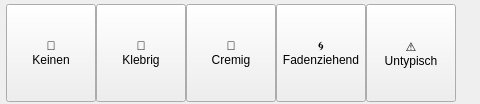
     <widget class="QWidget" name="ausflussContents">
      <property name="geometry">
       <rect>
        <x>0</x>
        <y>0</y>
        <width>480</width>
        <height>104</height>
       </rect>
      </property>
      <widget class="QPushButton" name="cardKeinAusfluss">
       <property name="geometry">
        <rect>
         <x>6</x>
         <y>4</y>
         <width>90</width>
         <height>98</height>
        </rect>
       </property>
       <property name="cursor">
        <cursorShape>PointingHandCursor</cursorShape>
       </property>
       <property name="text">
        <string>🚫
Keinen</string>
       </property>
       <property name="checkable">
        <bool>true</bool>
       </property>
       <property name="card" stdset="0">
        <string>true</string>
       </property>
      </widget>
      <widget class="QPushButton" name="cardKlebrig">
       <property name="geometry">
        <rect>
         <x>96</x>
         <y>4</y>
         <width>90</width>
         <height>98</height>
        </rect>
       </property>
       <property name="cursor">
        <cursorShape>PointingHandCursor</cursorShape>
       </property>
       <property name="text">
        <string>🍯
Klebrig</string>
       </property>
       <property name="checkable">
        <bool>true</bool>
       </property>
       <property name="card" stdset="0">
        <string>true</string>
       </property>
      </widget>
      <widget class="QPushButton" name="cardCremig">
       <property name="geometry">
        <rect>
         <x>186</x>
         <y>4</y>
         <width>90</width>
         <height>98</height>
        </rect>
       </property>
       <property name="cursor">
        <cursorShape>PointingHandCursor</cursorShape>
       </property>
       <property name="text">
        <string>🤍
Cremig</string>
       </property>
       <property name="checkable">
        <bool>true</bool>
       </property>
       <property name="card" stdset="0">
        <string>true</string>
       </property>
      </widget>
      <widget class="QPushButton" name="cardFadenziehend">
       <property name="geometry">
        <rect>
         <x>276</x>
         <y>4</y>
         <width>90</width>
         <height>98</height>
        </rect>
       </property>
       <property name="cursor">
        <cursorShape>PointingHandCursor</cursorShape>
       </property>
       <property name="text">
        <string>🌀
Fadenziehend</string>
       </property>
       <property name="checkable">
        <bool>true</bool>
       </property>
       <property name="card" stdset="0">
        <string>true</string>
       </property>
      </widget>
      <widget class="QPushButton" name="cardUntypisch">
       <property name="geometry">
        <rect>
         <x>366</x>
         <y>4</y>
         <width>90</width>
         <height>98</height>
        </rect>
       </property>
       <property name="cursor">
        <cursorShape>PointingHandCursor</cursorShape>
       </property>
       <property name="text">
        <string>⚠️
Untypisch</string>
       </property>
       <property name="checkable">
        <bool>true</bool>
       </property>
       <property name="card" stdset="0">
        <string>true</string>
       </property>
      </widget>
     </widget>
